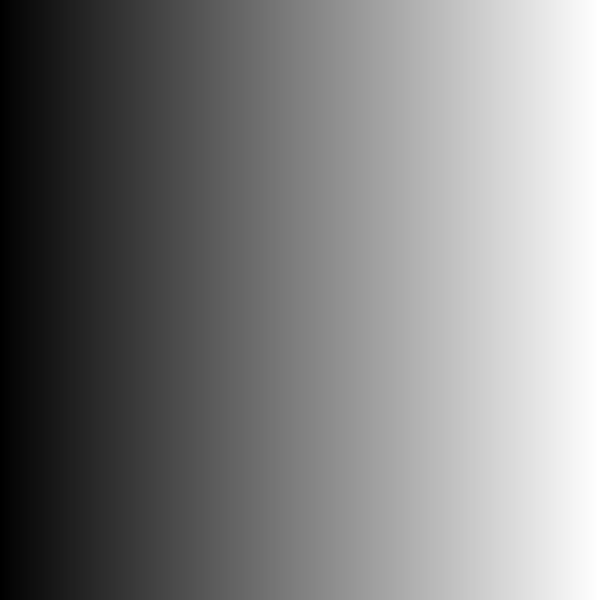
Frame 1 (no input)
Frame 60 (no input): identical to frame 1, image omitted
Frame 120 (the mouse pressed at the canvas centre since frame 60): identical to frame 1, image omitted

The p5.js sketch that drew this single still picture (run headless with seeded random() and noise() and a simulated clock; from frame 60 on, the mouse is pressed at the canvas centre):

// p5.js sketch
// ── sketch.js

function setup() {
  createCanvas(600,600);
  strokeWeight(2);
  
}

function draw() {
  background(255);
  for(var i=0;i<width;i++){
    stroke(i/width*255); //map color range
    line(i,0,i,height);
  }
}
